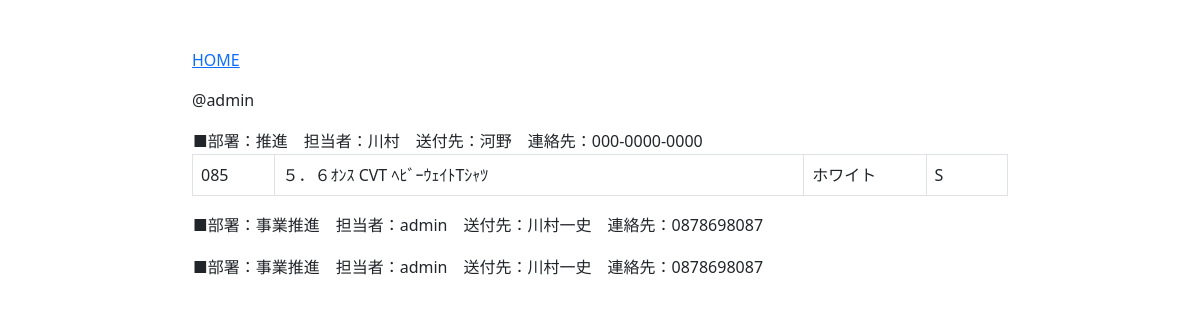
Page /plac5/rireki/ (signed in) on the earlier database version.
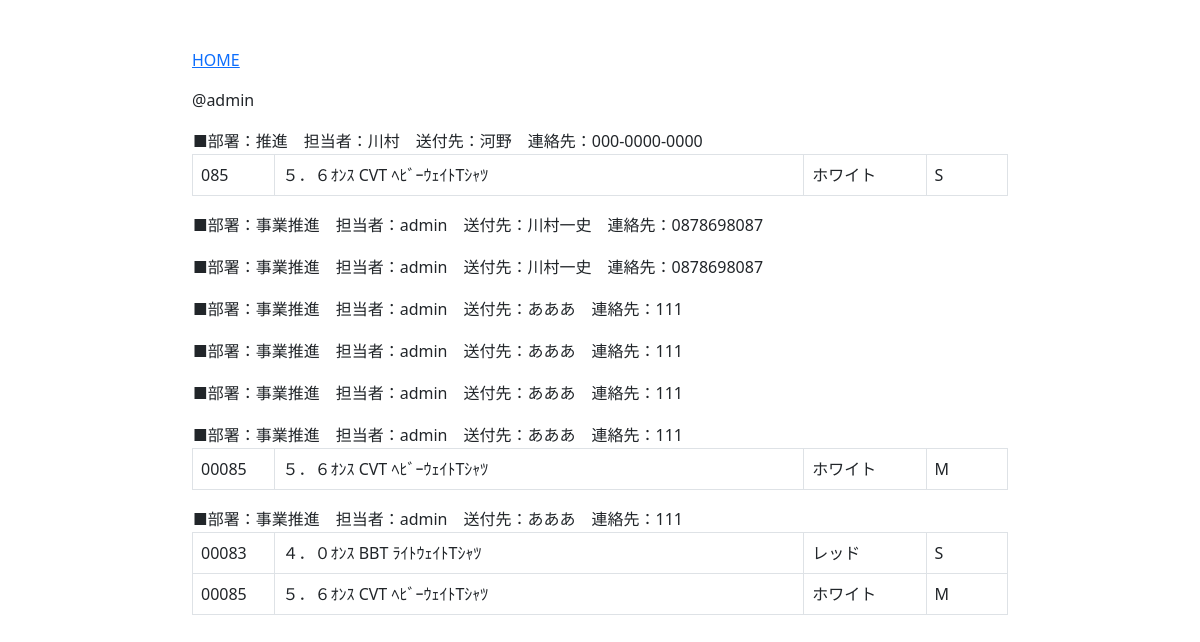
Same page on the later database version.
### plac5/models.py (models this page shows, shortened)
class Send(models.Model):
    busho=models.CharField("部署",max_length=10)
    name=models.CharField("担当",max_length=10)
    send_name=models.CharField("送付先",max_length=10)
    send_tel=models.CharField("送付先電話",max_length=20)

class Sample(models.Model):
    sample_number=models.ForeignKey(Send,on_delete=models.CASCADE)
    hinban=models.CharField("品番",max_length=10)
    hinmei=models.CharField("品名",max_length=55)
    color=models.CharField("カラー",max_length=10)
    size=models.CharField("サイズ",max_length=5)

### plac5/views.py (the view)
# urls.py: path('rireki/', rireki, name="rireki"),
def rireki(request):
    if request.user.is_superuser:
        items=Send.objects.all()
        return render(request,"plac5/rireki.html",{"items":items})
    else:
        items=Send.objects.filter(name=request.user)
        return render(request,"plac5/rireki.html",{"items":items})

### plac5/templates/plac5/rireki.html
{% extends "plac5/base.html" %}
{% block main %}
<div class="container mt-5" style="width: 70%">
    <p><a href="{% url 'index' %}">HOME</a></p>
    <p>@{{request.user}}</p>
    {% for item in items %}
    <table>
        <tr>
            <td>
                {% if request.user.is_superuser %}
                    ■部署：{{item.busho}}　担当者：{{item.name}}　送付先：{{item.send_name}}　連絡先：{{item.send_tel}}
                {% else %}
                    ■送付先：{{item.send_name}}　連絡先：{{item.send_tel}}
                {% endif %}
            </td>
        </tr>
        <tr>
            <table class="table table-bordered">
                {% for sample in item.sample_set.all %}
                <tr>
                    <td style="width: 10%;">{{sample.hinban}}</td>
                    <td style="width: 65%;">{{sample.hinmei}}</td>
                    <td style="width: 15%;">{{sample.color}}</td>
                    <td style="width: 10%;">{{sample.size}}</td>
                </tr>
                {% endfor %}
            </table>
        </tr>
    </table>
    {% endfor %}
</div>
{% endblock %}

Differences in the rows shown:
added Send: busho "事業推進", name "admin", send_name "あああ", send_tel "111"
added Send: busho "事業推進", name "admin", send_name "あああ", send_tel "111"
added Send: busho "事業推進", name "admin", send_name "あああ", send_tel "111"
added Send: busho "事業推進", name "admin", send_name "あああ", send_tel "111"
added Sample: hinban "00085", hinmei "５．６ｵﾝｽ CVT ﾍﾋﾞｰｳｪｲﾄTｼｬﾂ", color "ホワイト", size "M", shown under "事業推進"
added Send: busho "事業推進", name "admin", send_name "あああ", send_tel "111"
added Sample: hinban "00083", hinmei "４．０ｵﾝｽ BBT ﾗｲﾄｳｪｲﾄTｼｬﾂ", color "レッド", size "S", shown under "事業推進"
added Sample: hinban "00085", hinmei "５．６ｵﾝｽ CVT ﾍﾋﾞｰｳｪｲﾄTｼｬﾂ", color "ホワイト", size "M", shown under "事業推進"
